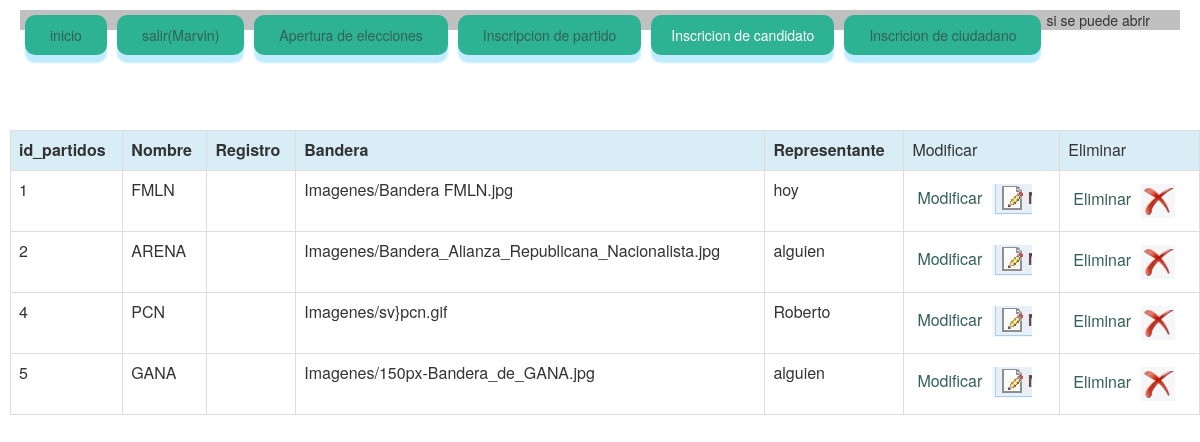
Page /manejadorInscripcionP.php?accion=con (signed in) on the committed database.
### tables this page shows
CREATE TABLE IF NOT EXISTS `partidos` (
`id_partidos` int(11) NOT NULL,
  `nombre_partido` varchar(50) NOT NULL,
  `Codigo_Registro` varchar(3) NOT NULL,
  `imagen` varchar(100) NOT NULL,
  `represent_partido` varchar(40) NOT NULL
);

### Clases/Coneccion.php (the view, shortened to what this page needs)
<?php
 function consultaD($coneccion,$sql,$modo=2,$presentacion=FALSE){
	$ejecutor= $coneccion;
	$manejador = trim($sql) ;
	$devolucion = "" ;
	try {$datos = $ejecutor->query($manejador);
		$datos-> setFetchMode($modo) ;
		if ($presentacion==TRUE){
			$devolucion.= "<table border=1>";
			foreach ($datos->fetchAll() as $registros){
				$devolucion.="<tr>";
				foreach ($registros as $valor){
					$devolucion.="<td>".$valor."</td>";
				}
				$devolucion.= "</tr>";
			}
			$devolucion.="</table>";
				}else{
					$contenedor = $datos->fetchAll();
					$devolucion= $contenedor;
				}
	}catch (Exception $exc ) {
		return "No se pudieron consultar los datos<br />".$exc->getMessage();
	}
	return $devolucion;
}
function imprimetabla1($objeto,$form,$estilo="table",$editar=0){
	if ($objeto != NULL) {
		if (is_array($objeto)) {
			$tabla = "<table class=\"$estilo\">";
			$tabla .="<tr class='info'>";
			foreach (array_keys($objeto[0]) as $value) {
				$tabla .= "<th>";
				$tabla .= $value;
				$tabla .= "</th>";
			}
			if ($editar != "0") {
				$tabla .= "<td>Modificar</td><td>Eliminar</td>";
			}
			$tabla .= "</tr><tr>";
			foreach ($objeto as $datos) {
				foreach ($datos as $registro ) {
					$tabla .= "<td>";
					$tabla .= $registro;
					$tabla .= "</td>";
				}
				if ($editar != "0") {
					$tabla .= "<td><a href=".$form."Buscar.php?id=".$datos['id_partidos'].">Modificar</a><img src='modificar.jpg'></dt>";
					$tabla .= "<td><a href=".$form."Borrar.php?id=".$datos['id_partidos'].">Eliminar</a><img src='eliminar.jpg'></td>";
				}
				$tabla .= "</tr>";
			}
		 $tabla .= "</table>";
		} else {
			$tabla = "no hay regisrto que mostrar";
		}
	} else {
		$tabla = "Debe pasarse un arreglo como parametro";
	}
	return $tabla;
}
?>

### css/prototipo1.css (style rules this page uses)
img { padding-top:0px; }
* { padding:0px; margin:5px; }
a { Text-Decoration:none; color:rgb(51, 96, 89); }

### rows in the picture
partidos: value "1", value "FMLN", value "Imagenes/Bandera FMLN.jpg", value "hoy"
partidos: value "2", value "ARENA", value "Imagenes/Bandera_Alianza_Republicana_Nacionalista.jpg", value "alguien"
partidos: value "4", value "PCN", value "Imagenes/sv}pcn.gif", value "Roberto"
partidos: value "5", value "GANA", value "Imagenes/150px-Bandera_de_GANA.jpg", value "alguien"

### other values in the picture
$_SESSION["nombre"] "Marvin"
